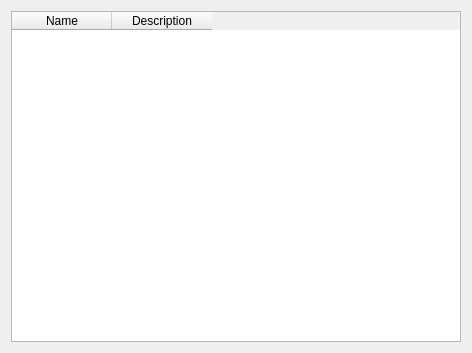
<?xml version="1.0" encoding="UTF-8"?>
<ui version="4.0">
 <class>sambaUserWorkstations</class>
 <widget class="QWidget" name="sambaUserWorkstations">
  <property name="geometry">
   <rect>
    <x>0</x>
    <y>0</y>
    <width>472</width>
    <height>353</height>
   </rect>
  </property>
  <property name="windowTitle">
   <string>User workstations</string>
  </property>
  <property name="dialogName" stdset="0">
   <string notr="true">sambaUserWorkstations</string>
  </property>
  <layout class="QGridLayout" name="gridLayout">
   <item row="0" column="0">
    <widget class="QTableWidget" name="sambaUserWotkstationsEdit">
     <column>
      <property name="text">
       <string comment="uid">Name</string>
      </property>
     </column>
     <column>
      <property name="text">
       <string comment="description">Description</string>
      </property>
     </column>
    </widget>
   </item>
  </layout>
 </widget>
 <resources/>
 <connections>
  <connection>
   <sender>sambaUserWotkstationsEdit</sender>
   <signal>itemChanged(QTableWidgetItem*)</signal>
   <receiver>sambaUserWorkstations</receiver>
   <slot>property_sambaUserWorkstations()</slot>
   <hints>
    <hint type="sourcelabel">
     <x>157</x>
     <y>66</y>
    </hint>
    <hint type="destinationlabel">
     <x>157</x>
     <y>62</y>
    </hint>
   </hints>
  </connection>
 </connections>
</ui>
